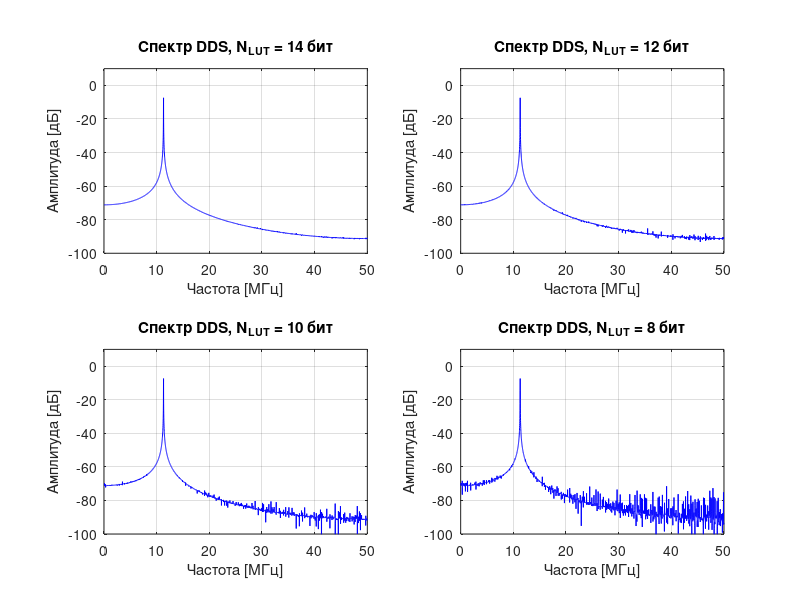

Here is the MATLAB script that generated this plot:
%%Task 3. The effect phase quantization

clear; close all; clc;
% DDS parameters
Fclk = 100e6;        % Clock frequency [Hz]
Fout = 11.3e6;       % frequency out [Hz]
Nacc = 32;           % Phase battery discharge
Nsamp = 8192;        % Number of counts
Nlut = [14, 12, 10, 8]; % The bit depth of the sine table

% phase increment
dphase = round((Fout / Fclk) * 2^Nacc);

% Signal generation
phase = mod((0:Nsamp-1) * dphase, 2^Nacc);
phase_norm = 2 * pi * phase / 2^Nacc;
sin_signal = sin(phase_norm);

% Creating graphs
figure('Position', [100, 100, 1000, 800]);

for i = 1:length(Nlut)
    nbits = Nlut(i);
    levels = 2^nbits;

    % Signal quantization
    signal = round(sin_signal * (levels/2 - 1)) / (levels/2 - 1);

    % Spectrum (Fast Fourier Transform)
    spectrum = fft(signal) / Nsamp;
    spectrum = spectrum(1:Nsamp/2+1);
    amp_dB = 20 * log10(abs(spectrum));
    freq = (0:Nsamp/2) * (Fclk / Nsamp);

    % Plotting a graph
    subplot(2, 2, i);
    plot(freq/1e6, amp_dB, 'blue');
    grid on;
    xlabel('Частота [МГц]');
    ylabel('Амплитуда [дБ]');
    title(sprintf('Спектр DDS, N_{LUT} = %d бит', nbits));
    xlim([0, 50]);  % Ограничим до 50 МГц для наглядности
    ylim([-100, 10]);
end
